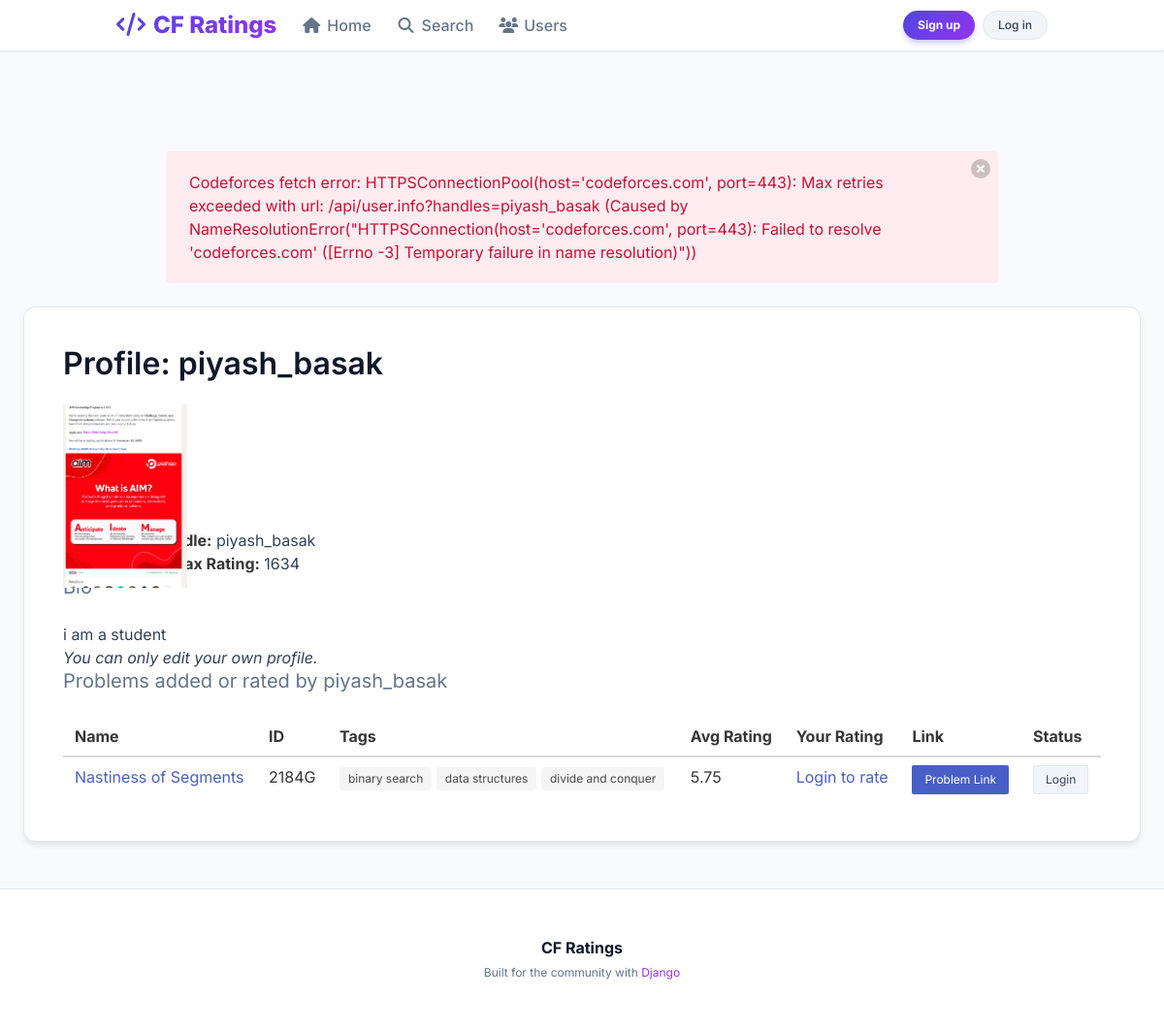
The app's page /user/piyash_basak/ with its own data.
### problems/models.py (models this page shows, shortened)
class UserProfile(models.Model):
    user = models.OneToOneField(settings.AUTH_USER_MODEL, on_delete=models.CASCADE)
    codeforces_handle = models.CharField(max_length=100, blank=True, null=True)
    bio = models.TextField(blank=True, null=True)
    profile_picture = models.ImageField(upload_to='profiles/', blank=True, null=True)
    rating = models.IntegerField(blank=True, null=True)
    max_rating = models.IntegerField(blank=True, null=True)
    rank = models.CharField(max_length=50, blank=True, null=True)
    max_rank = models.CharField(max_length=50, blank=True, null=True)

class Problem(models.Model):
    name = models.CharField(max_length=255)
    problem_id = models.CharField(max_length=20, unique=True)  # e.g., 2184G
    contest_id = models.IntegerField()
    index = models.CharField(max_length=10)
    tags = models.ManyToManyField(Tag, related_name='problems')
    average_rating = models.FloatField(default=0.0)
    owner = models.ForeignKey(settings.AUTH_USER_MODEL, on_delete=models.SET_NULL, null=True, related_name='owned_problems')

class Tag(models.Model):
    name = models.CharField(max_length=50, unique=True)

### problems/views.py (the view, shortened to what this page needs)
# urls.py: path('user/<str:username>/', views.ProfileView.as_view(), name='profile'),
class ProfileView(View):
    def get(self, request, username):
        user = get_object_or_404(User, username=username)
        profile, _ = UserProfile.objects.get_or_create(user=user)
        cf_data = None
        if profile.codeforces_handle:
            try:
                cf_data = fetch_user_info(profile.codeforces_handle)
            except CodeforcesAPIError as e:
                messages.error(request, f"Codeforces fetch error: {e}")
        form = None
        if request.user.username == username:
            form = UserProfileForm(instance=profile)
        rated = Rating.objects.filter(user=user).select_related('problem')
        rating_map = {r.problem.problem_id: r.value for r in rated}
        user_problems = Problem.objects.filter(Q(user_problems__user=user) | Q(ratings__user=user)).distinct().prefetch_related('tags').order_by('-average_rating')
        user_problem_objs = UserProblem.objects.filter(user=user, problem__in=user_problems)
        status_map = {up.problem.problem_id: up.status for up in user_problem_objs}
        for p in user_problems:
            p.user_rating = rating_map.get(p.problem_id)
            p.user_status = status_map.get(p.problem_id)
        return render(request, 'profile.html', {'profile_user': user, 'profile': profile, 'cf_data': cf_data, 'form': form, 'user_problems': user_problems, 'rating_choices': list(range(0, 11))})

### problems/services.py (called while the page is built)
def fetch_user_info(handle):
    url = f"{CF_API_BASE}/user.info"
    params = {'handles': handle}
    try:
        resp = requests.get(url, params=params, timeout=5)
        resp.raise_for_status()
        data = resp.json()
        if data.get('status') != 'OK':
            raise CodeforcesAPIError('API returned non-OK status')
        return data['result'][0]
    except requests.RequestException as e:
        raise CodeforcesAPIError(str(e))

### templates/profile.html
{% extends 'base.html' %}
{% block content %}
<h1 class="title">Profile: {{ profile_user.username }}</h1>
{% if profile.profile_picture %}
  <figure class="image is-128x128">
    <img src="{{ profile.profile_picture.url }}" alt="Profile picture">
  </figure>
{% endif %}
<p><strong>Codeforces handle:</strong> {{ profile.codeforces_handle }}</p>
{% if cf_data %}
  <p><strong>Rating:</strong> {{ cf_data.rating }} | <strong>Max Rating:</strong> {{ cf_data.maxRating }}</p>
  <p><strong>Rank:</strong> {{ cf_data.rank }} | <strong>Max Rank:</strong> {{ cf_data.maxRank }}</p>
{% elif profile.rating %}
  <p><strong>Rating:</strong> {{ profile.rating }} | <strong>Max Rating:</strong> {{ profile.max_rating }}</p>
{% endif %}
{% if profile.bio %}
  <h2 class="subtitle">Bio</h2>
  <p>{{ profile.bio|linebreaks }}</p>
{% endif %}
{% if user.username == profile_user.username %}
  <h2>Edit Profile</h2>
  <form method="post" enctype="multipart/form-data">{% csrf_token %}
    {{ form.as_p }}
    <button class="button is-primary">Save</button>
  </form>
{% else %}
  <p><em>You can only edit your own profile.</em></p>
{% endif %}
{% if user_problems %}
  <h2 class="subtitle">Problems added or rated by {{ profile_user.username }}</h2>
  <table class="table is-fullwidth is-striped">
    <thead>
      <tr><th>Name</th><th>ID</th><th>Tags</th><th>Avg Rating</th><th>Your Rating</th><th>Link</th><th>Status</th></tr>
    </thead>
    <tbody>
      {% for p in user_problems %}
        <tr>
          <td><a href="{% url 'problem_detail' p.problem_id %}">{{ p.name }}</a></td>
          <td>{{ p.problem_id }}</td>
          <td>{% for t in p.tags.all %} <span class="tag">{{ t.name }}</span> {% endfor %}</td>
          <td>{{ p.average_rating }}</td>
          <td>
            {% if user.is_authenticated %}
              <form method="post" action="{% url 'rate_problem' p.problem_id %}" style="display:inline-block">
                {% csrf_token %}
                <input type="hidden" name="next" value="{{ request.get_full_path }}">
                <div class="field has-addons">
                  <div class="control">
                    <div class="select">
                      <select name="value">
                        {% for val in rating_choices %}
                          <option value="{{ val }}" {% if p.user_rating == val %}selected{% endif %}>{{ val }}</option>
                        {% endfor %}
                      </select>
                    </div>
                  </div>
                  <div class="control">
                    <button class="button is-small is-info">Save</button>
                  </div>
                </div>
              </form>
            {% else %}
              <a href="{% url 'login' %}">Login to rate</a>
            {% endif %}
          </td>
          <td>
            <a class="button is-link is-small" href="https://codeforces.com/problemset/problem/{{ p.contest_id }}/{{ p.index }}" target="_blank" rel="noopener noreferrer">Problem Link</a>
          </td>
          <td>
            {% if user.is_authenticated %}
              <form method="post" action="{% url 'mark_problem' p.problem_id %}" style="display:inline-block">
                {% csrf_token %}
                <input type="hidden" name="status" value="pending">
                <input type="hidden" name="next" value="{{ request.get_full_path }}">
                <button class="button is-small {% if p.user_status == 'pending' %}is-warning{% else %}is-light{% endif %}">Pending</button>
              </form>
              <form method="post" action="{% url 'mark_problem' p.problem_id %}" style="display:inline-block; margin-left:6px">
                {% csrf_token %}
                <input type="hidden" name="status" value="solved">
                <input type="hidden" name="next" value="{{ request.get_full_path }}">
                <button class="button is-small {% if p.user_status == 'solved' %}is-success{% else %}is-light{% endif %}">Solved</button>
              </form>
            {% else %}
              <a href="{% url 'login' %}" class="button is-small is-light">Login</a>
            {% endif %}
          </td>
        </tr>
      {% endfor %}
    </tbody>
  </table>
{% endif %}
{% endblock %}

### templates/base.html (shortened to what this page needs)
<!DOCTYPE html>
<html lang="en" class="has-navbar-fixed-top">
<head>
    <link rel="stylesheet" href="https://cdn.jsdelivr.net/npm/bulma@0.9.4/css/bulma.min.css">
    <link rel="stylesheet" href="https://cdnjs.cloudflare.com/ajax/libs/font-awesome/6.4.0/css/all.min.css">
</head>
<body>
<nav class="navbar is-fixed-top" role="navigation" aria-label="main navigation">
  <div class="container">
    <div class="navbar-brand">
      <a class="navbar-item" href="{% url 'home' %}">
        <span class="brand-gradient"><i class="fas fa-code mr-2"></i>CF Ratings</span>
      </a>
    </div>
    <div id="navbarMain" class="navbar-menu">
      <div class="navbar-start">
        <a class="navbar-item" href="{% url 'home' %}">
          <span class="icon-text"><span class="icon"><i class="fas fa-home"></i></span><span>Home</span></span>
        </a>
        <a class="navbar-item" href="{% url 'search' %}">
          <span class="icon-text"><span class="icon"><i class="fas fa-search"></i></span><span>Search</span></span>
        </a>
        <a class="navbar-item" href="{% url 'users_list' %}">
          <span class="icon-text"><span class="icon"><i class="fas fa-users"></i></span><span>Users</span></span>
        </a>
      </div>
      <div class="navbar-end">
        {% if user.is_authenticated %}
          <div class="navbar-item">
            <div class="field is-grouped">
                <p class="control">
                    <a href="{% url 'profile' user.username %}" class="button is-small is-light is-rounded">
                        <span class="icon"><i class="fas fa-user"></i></span>
                        <span>{{ user.username }}</span>
                    </a>
                </p>
                <p class="control">
                    <a class="button is-small is-danger is-outlined is-rounded" href="{% url 'logout' %}">
                      <span class="icon"><i class="fas fa-sign-out-alt"></i></span>
                    </a>
                </p>
            </div>
          </div>
        {% else %}
          <div class="navbar-item">
            <div class="buttons">
              <a class="button is-primary is-small is-rounded" href="{% url 'register' %}"><strong>Sign up</strong></a>
              <a class="button is-light is-small is-rounded" href="{% url 'login' %}">Log in</a>
            </div>
          </div>
        {% endif %}
      </div>
    </div>
  </div>
</nav>
<div style="height: 3.5rem;"></div>
<section class="main-container">
    {% if messages %}
        <div class="columns is-centered">
            <div class="column is-three-quarters">
                {% for message in messages %}
                  <div class="notification is-{{ message.tags }} is-light">
                    <button class="delete"></button>
                    {{ message }}
                  </div>
                {% endfor %}
            </div>
        </div>
    {% endif %}
    <div class="card">
        <div class="card-content">
            {% block content %}
            {% endblock %}
        </div>
    </div>
</section>
<footer class="footer">
  <div class="container">
    <div class="content has-text-centered">
      <p>
        <strong style="color: #0f172a;">CF Ratings</strong>
        <br>
        <span class="is-size-7">Built for the community with <span style="color: #9333ea;">Django</span></span>
      </p>
    </div>
  </div>
</footer>
</body>
</html>

### templates/base.html (style rules this page uses)
:root { --bg-color: #f8fafc; --card-bg: #ffffff; --text-color: #334155; --title-color: #0f172a; --primary-color: #4f46e5; --primary-gradient: linear-gradient(135deg, #4f46e5, #9333ea); }
body { background-color: var(--bg-color); color: var(--text-color); font-family: 'Inter', sans-serif; min-height: 100vh; display: flex; flex-direction: column; }
.navbar { background-color: rgba(255, 255, 255, 0.9); backdrop-filter: blur(10px); border-bottom: 1px solid #e2e8f0; box-shadow: 0 1px 2px 0 rgba(0, 0, 0, 0.05); }
.navbar-item, .navbar-link { color: #64748b !important; font-weight: 500; transition: color 0.2s ease; }
.brand-gradient { background: var(--primary-gradient); -webkit-background-clip: text; background-clip: text; color: transparent; font-weight: 800; font-size: 1.5rem; }
.main-container { flex: 1; padding: 3rem 1.5rem; max-width: 1400px; margin: 0 auto; width: 100%; animation: fadeIn 0.5s ease-out; }
.card { background-color: var(--card-bg); border: 1px solid #e2e8f0; border-radius: 12px; box-shadow: 0 4px 6px -1px rgba(0, 0, 0, 0.1); color: var(--text-color); }
.card-content { padding: 2.5rem; }
.title { color: var(--title-color); }
.subtitle { color: #64748b; }
.button.is-primary { background: var(--primary-gradient); border: none; font-weight: 600; box-shadow: 0 4px 6px -1px rgba(79, 70, 229, 0.3); transition: transform 0.1s; }
.button.is-light { background-color: #f1f5f9; color: #334155; border: 1px solid #e2e8f0; }
.footer { background-color: #ffffff; padding: 3rem 1.5rem; border-top: 1px solid #e2e8f0; color: #64748b; }

### records on screen
UserProfile: profile_picture (picture), codeforces_handle "piyash_basak", max_rating "1634", bio "i am a student"
Problem: name "Nastiness of Segments", problem_id "2184G", average_rating "5.75"
Tag: name "binary search"
Tag: name "data structures"
Tag: name "divide and conquer"

### other values on screen
{{ profile_user.username }} "piyash_basak"
